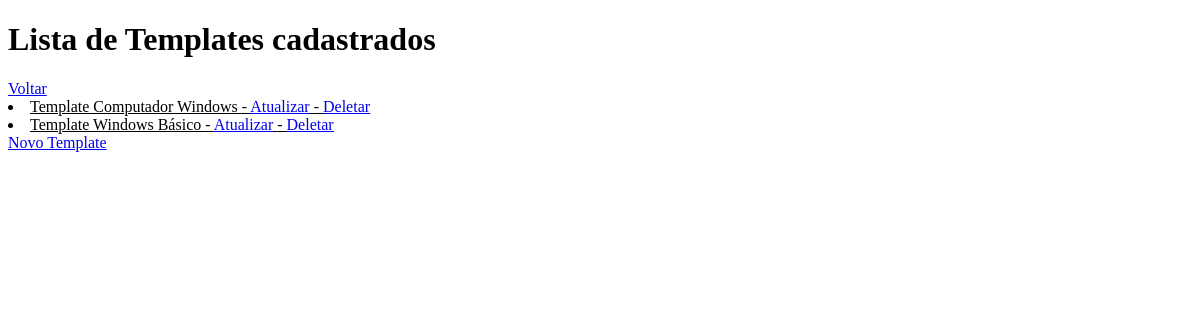
Before: /lista_template/ with the older database file.
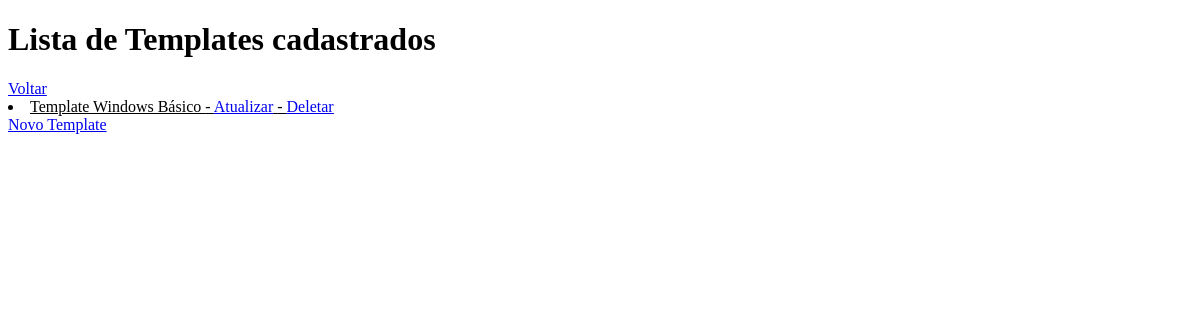
After: the same page with the newer database file.
### hosts/models.py (models this page shows)
class Template(models.Model):
    template_nome = models.CharField(max_length=100)
    template_item = models.ManyToManyField(Item)
    template_observacoes = models.TextField(null=True, blank=True)
    def __str__(self):
        return self.template_nome

### hosts/views.py (the view)
# urls.py: path('lista_template/', listaTemplate, name='url_listaTemplate'),
def listaTemplate(request):  # Função recebe request do navegador
    data = {'lista_templates': Template.objects.all()}  # Cria um dicionário chamado 'data' com uma lista dentro chamada
    return render(request, 'hosts/listaTemplates.html', data)  # Retorna a request, template e dicionario criado na

### hosts/templates/hosts/listaTemplates.html (shortened to what this page needs)
<!DOCTYPE html>
<html lang="en">
<head>
</head>
<body>
<h1>Lista de Templates cadastrados</h1>
<a href="{% url 'url_home' %}">Voltar</a>
<u>
    {% for Templates in lista_templates %}
        <li>{{ Templates }} - <a href="{% url 'url_atualizaTemplate' Templates.id %}">Atualizar</a> -
            <a href="{% url 'url_delataTemplate' Templates.id %}">Deletar</a> </li>
    {% endfor %}
</u>
<a href="{% url 'url_novoTemplate' %}">Novo Template</a>
</body>
</html>

Changed rows visible on the page:
removed Template: template_nome "Template Computador Windows"
